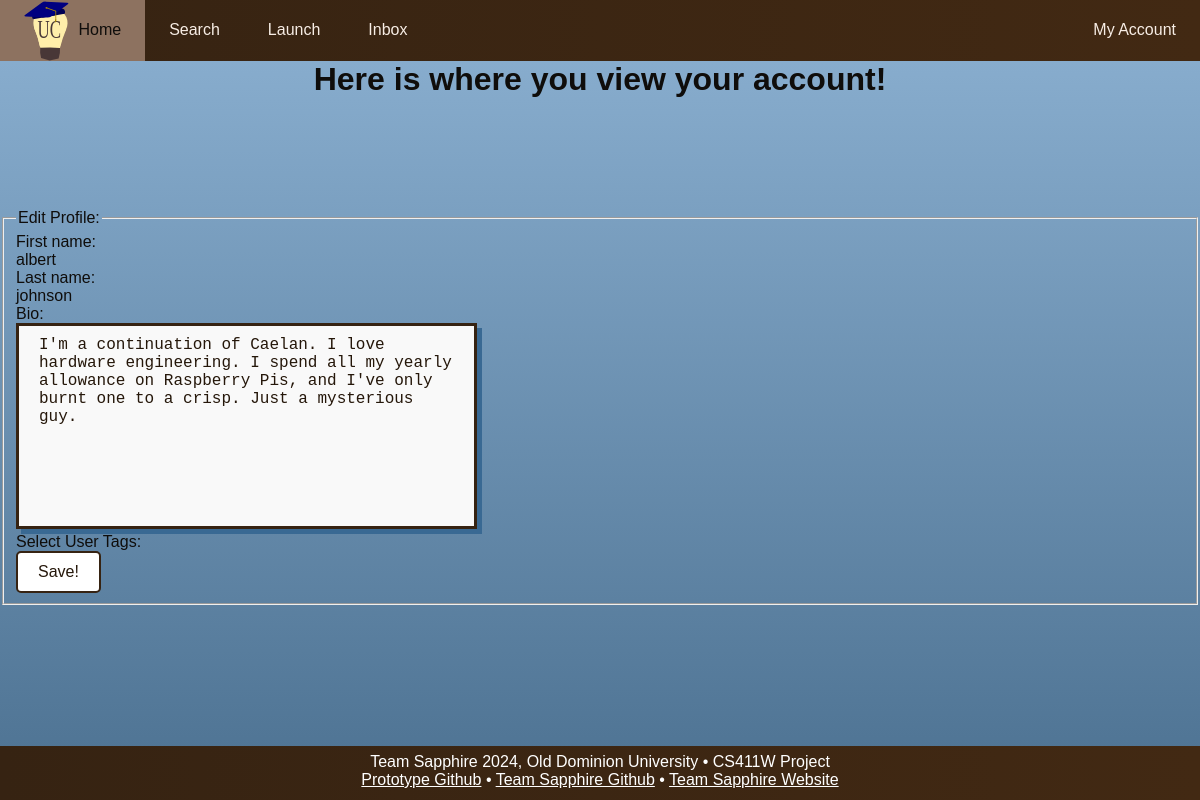
Before: /account/ with the older database file.
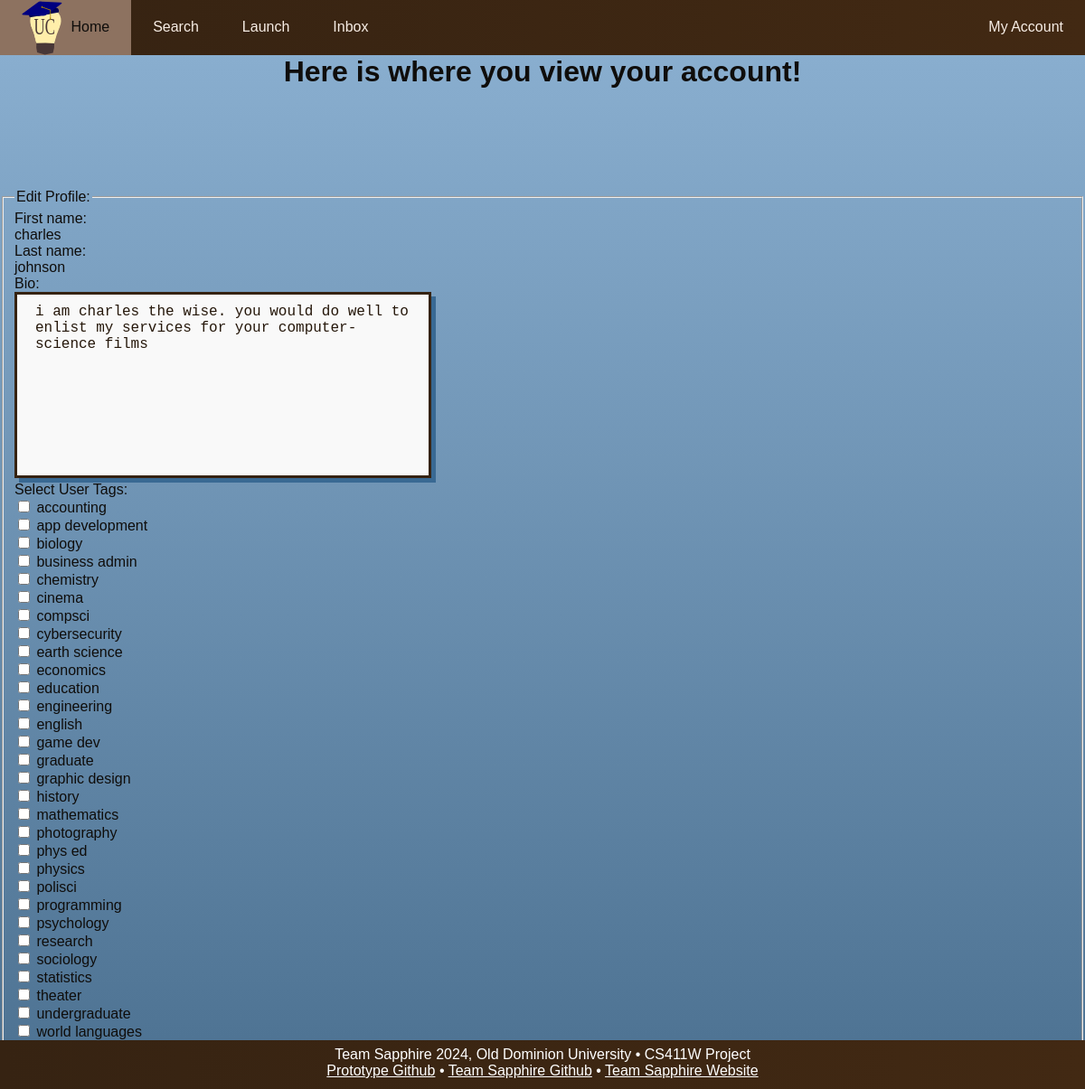
After: the same page with the newer database file.
### database/models.py (models this page shows, shortened)
class User(
    models.Model
):  # made this singular because one object does not contain multiple users.
    school_email = models.EmailField()
    password = models.CharField(
        max_length=60
    )  # with authentification does uconnect need to store this??
    first_name = models.CharField(max_length=50, default="First name")
    last_name = models.CharField(max_length=50, default="Last name")
    biography = models.CharField(
        max_length=1000,
        default="This user has thus far opted to maintain an air of mystery.",
    )
    tags = models.ManyToManyField(Tag, max_length=6)

### database/views.py (the view)
# urls.py: path('account/', views.account , name="account"),
def account(request):
    user = User.objects.get(pk=1) # Note: this is just the first user in the DB for now
    if request.method == "POST":
        form = AccountForm(request.POST, instance=user)
        if form.is_valid():
            form.save()
            return HttpResponseRedirect("../account")
    else:
        form = AccountForm(initial={"biography": user.biography})
    return render(request, 'database/pages/account.html', {"form": form, "user": user})

### database/forms.py
class AccountForm(ModelForm):
    biography = forms.CharField(label="Biography", widget=forms.Textarea, required=False)
    tags = forms.ModelMultipleChoiceField(label="Select up to 6 tags.", queryset=Tag.objects.all(), widget=forms.CheckboxSelectMultiple, required=False)
    class Meta:
        model = User
        fields = ['biography', 'tags']

### database/models.py (called while the page is built)
    def __str__(self):
        return self.name

### database/templates/database/pages/account.html (shortened to what this page needs)
{% load static %}
<!DOCTYPE html>
<head>
  <link rel="stylesheet" href="{% static '/css/style.css' %}">
</head>
<header>
	<nav><div id="navbar">
			<ul>
				<li><a href="/home"><img src="{% static '/images/logo.svg' %}" alt="logo">Home</a></li>
        <li><a href="/search">Search</a></li>
				<li><a href="/launch">Launch</a></li>
				<li><a href="/inbox">Inbox</a></li>
        <li style="float:right"><a href="/account">My Account</a></li>
			</ul>
	</div></nav>
        <body>
          <br>
            <h1 style="text-align:center;">Here is where you view your account!</h1>
            <br><br><br><br><br>
            <form method="post">
                <fieldset>
                  <legend>Edit Profile:</legend>
                  First name:<br>
                  {{ user.first_name }}<br>
                  Last name:<br>
                  {{ user.last_name }}<br>
                  Bio:<br>
                  <div class="fieldWrapper" style="text-align: left;">
                    {{ form.biography }}
                  </div>
                  Select User Tags:<br>
                  <div> {{ form.tags }} </div>
                  <input type="submit" value="Save!">
                </fieldset>
              </form>
        </body>
    <nav><div id="footer">
            Team Sapphire 2024, Old Dominion University • CS411W Project<br>
            <a href="https://github.com/zwasique/F24-Sapphire/tree/main">Prototype Github</a> •
            <a href="https://github.com/clars002/411-UConnect-website">Team Sapphire Github</a> •
            <a href="https://clars002.github.io/411-UConnect-website/">Team Sapphire Website</a>
    </div></nav>
</header>

Changed rows visible on the page:
changed User "johnson": first_name "albert" → "charles"; biography "I'm a continuation of Caelan. I love hardware engineering. I spend all my yearly allowance on Raspberry Pis, and I've only burnt one to a crisp. Just a mysterious guy." → "i am charles the wise. you would do well to enlist my services for your computer-science films"
Other visible differences:
form field tags: (not shown) → "☐ ☐ ☐ ☐ ☐ ☐ ☐ ☐ ☐ ☐ ☐ ☐ ☐ ☐ ☐ ☐ ☐ ☐ ☐ ☐ ☐ ☐ ☐ ☐ ☐ ☐ ☐ ☐ ☐ ☐"
text now shown: "accounting app development biology business admin chemistry cinema compsci cybersecurity earth science economics education engineering english game dev graduate graphic design history mathematics photography phys ed physics polisci programming psychology research sociology statistics theater undergraduate world languages"
